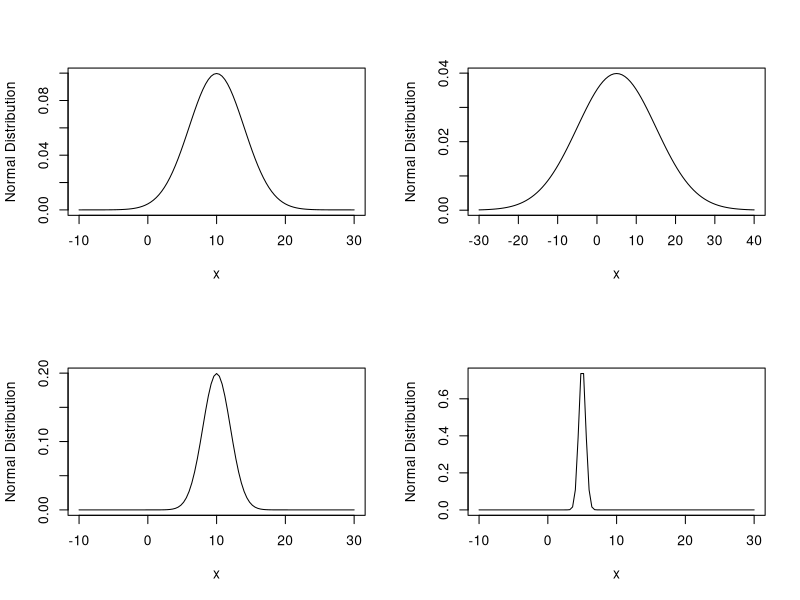
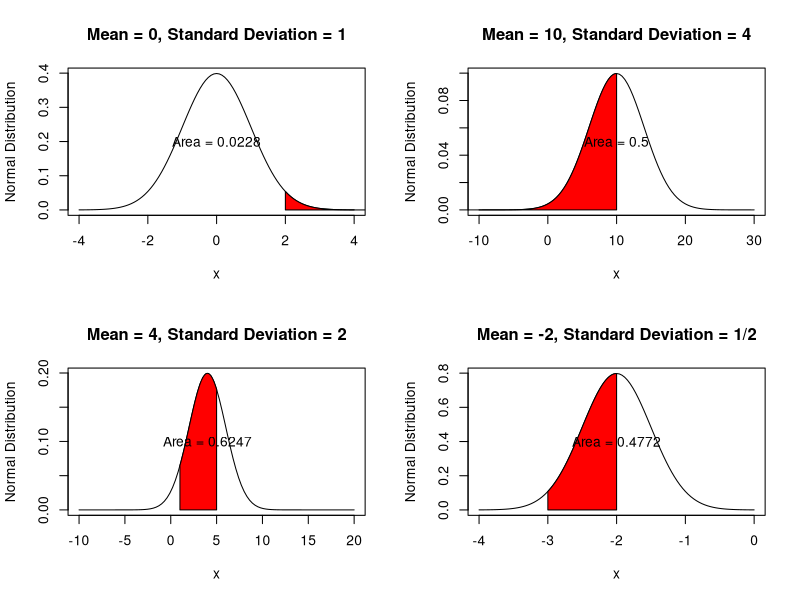
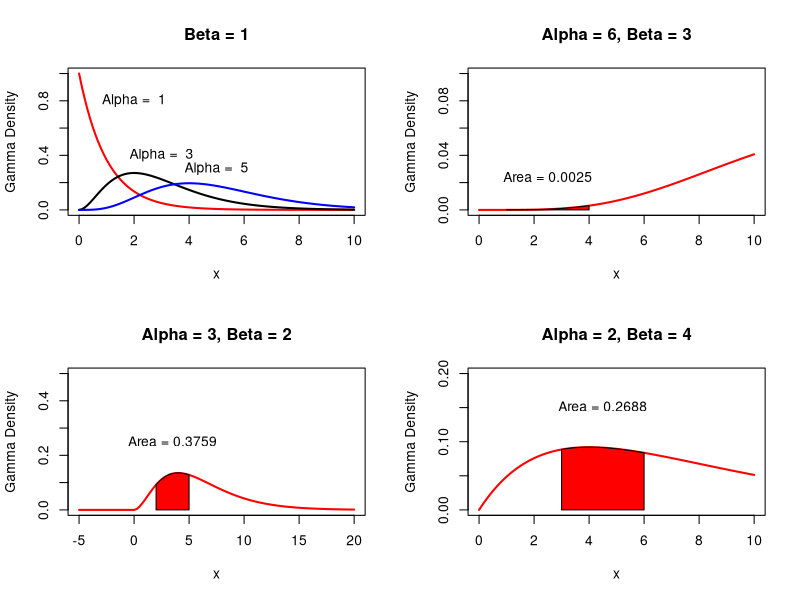
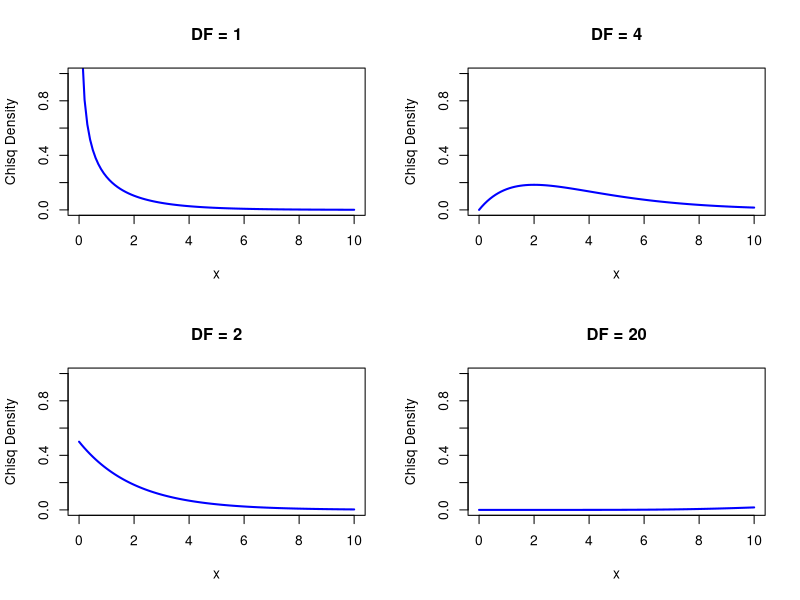
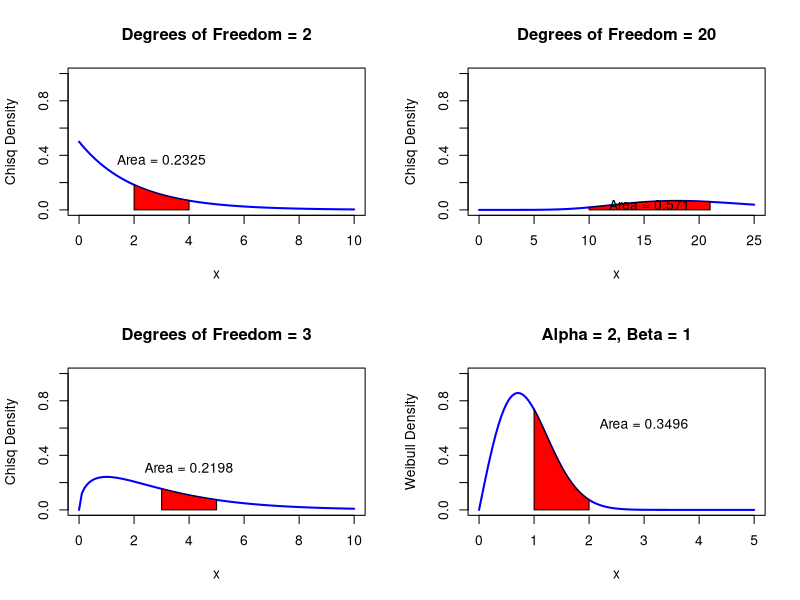
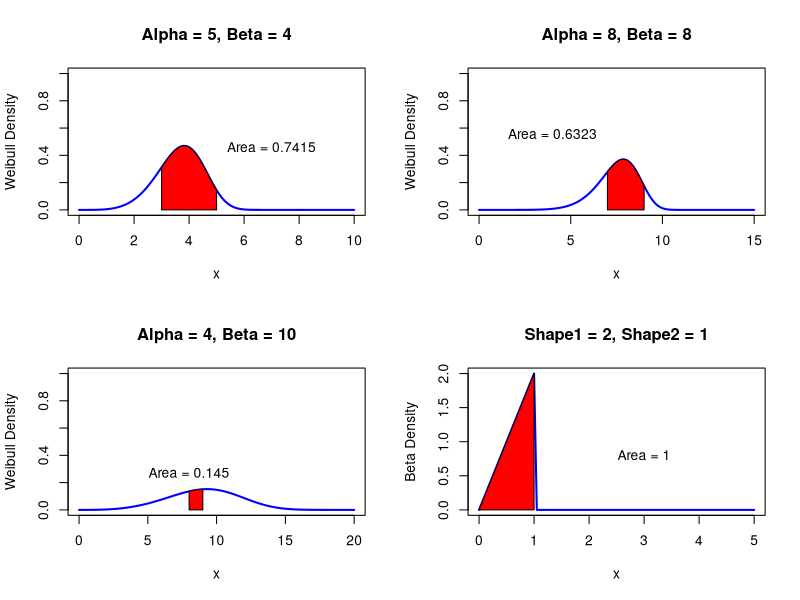
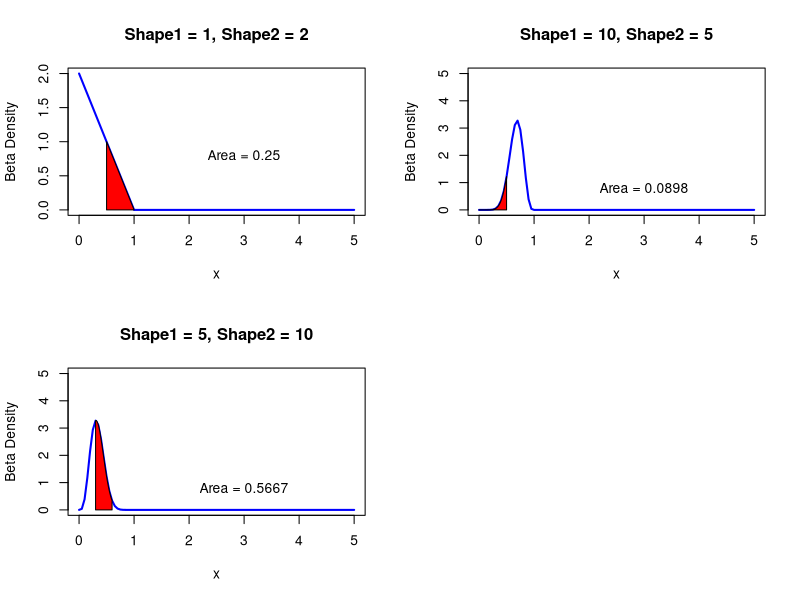
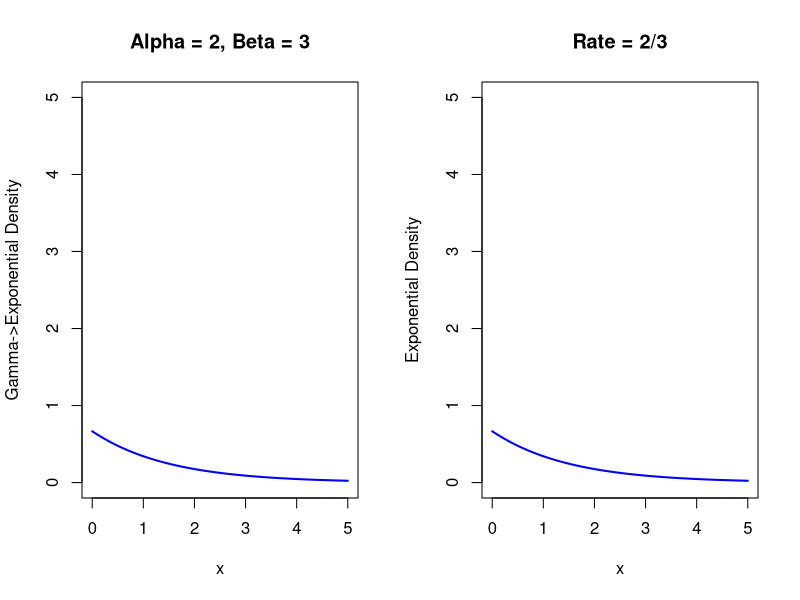

Source code (R) for these figures, in order:
## ---- chunk 1
knitr::opts_chunk$set(echo = TRUE)
## ---- chunk 2
getwd()
## ---- chunk 3
layout(matrix(1:4, nr = 2, nc = 2))

###Normal Density with mu = 10 and sd = 4
curve(dnorm(x, mean = 10, sd =   4),
      xlim = c(-10, 30),
      ylab = "Normal Distribution")

###Normal Density with mu = 10 and sd = 2
curve(dnorm(x, mean = 10, sd =   2),
      xlim = c(-10, 30),
      ylab = "Normal Distribution")

###Normal Density with mu = 5 and sd = 10
curve(dnorm(x, mean =  5, sd =  10),
      xlim = c(-30, 40),
      ylab = "Normal Distribution")

###Normal Density with mu = 5 and sd = .5
curve(dnorm(x, mean =  5, sd = 1 / 2),
      xlim = c(-10, 30),
      ylab = "Normal Distribution")
## ---- chunk 4
curve(
  dnorm(x, mean = 0, sd = 1),
  xlim = c(-4, 4),
  ylab = "Normal Distribution",
  main = "Mean = 0, Standard Deviation = 1"
)
xcurve = seq(2, 30, length = 1000)
ycurve = dnorm(xcurve, mean = 0, sd = 1)
polygon(c(2, xcurve, 30), c(0, ycurve, 0), col = "Red")
prob = pnorm(30, mean = 0, sd = 1) - pnorm(2, mean = 0, sd = 1)
prob = round(prob, 4)
text(x = 0,
     y = 1 / 2 * dnorm(0, 0, 1),
     paste("Area = ", prob, sep = ""))
## ---- chunk 5
curve(
  dnorm(x, mean = 4, sd = 2),
  xlim = c(-10, 20),
  ylab = "Normal Distribution",
  main = "Mean = 4, Standard Deviation = 2"
)
xcurve = seq(1, 5, length = 1000)
ycurve = dnorm(xcurve, mean = 4, sd = 2)
polygon(c(1, xcurve, 5), c(0, ycurve, 0), col = "Red")
prob = pnorm(5, mean = 4, sd = 2) - pnorm(1, mean = 4, sd = 2)
prob = round(prob, 4)
text(x = 4,
     y = 1 / 2 * dnorm(4, 4, 2),
     paste("Area = ", prob, sep = ""))
## ---- chunk 6
curve(
  dnorm(x, mean = 10, sd = 4),
  xlim = c(-10, 30),
  ylab = "Normal Distribution",
  main = "Mean = 10, Standard Deviation = 4"
)
xcurve = seq(-30, 10, length = 1000)
ycurve = dnorm(xcurve, mean = 10, sd = 4)
polygon(c(-30, xcurve, 10), c(0, ycurve, 0), col = "Red")
prob = pnorm(10, mean = 10, sd = 4) - pnorm(-30, mean = 10, sd = 4)
prob = round(prob, 4)
text(x = 10,
     y = 1 / 2 * dnorm(10, 10, 4),
     paste("Area = ", prob, sep = ""))
## ---- chunk 7
curve(
  dnorm(x, mean = -2, sd = 1 / 2),
  xlim = c(-4, 0),
  ylab = "Normal Distribution",
  main = "Mean = -2, Standard Deviation = 1/2"
)
xcurve = seq(-3, -2, length = 1000)
ycurve = dnorm(xcurve, mean = -2, sd = 1 / 2)
polygon(c(-3, xcurve, -2), c(0, ycurve, 0), col = "Red")
prob = pnorm(-2, mean = -2, sd = 1 / 2) - pnorm(-3, mean = -2, sd = 1 / 2)
prob = round(prob, 4)
text(x = -2,
     y = 1 / 2 * dnorm(-2, -2, 1 / 2),
     paste("Area = ", prob, sep = ""))
## ---- chunk 8
curve(
  dgamma(x, shape = 1, scale = 1),
  xlim = c(0, 10),
  ylim = c(0, 1),
  col = "Red",
  lwd = 2,
  ylab = "Gamma Density",
  main = "Beta = 1"
)
text(x = 2, y = 0.8, paste("Alpha = ", 1))

###Plot the gamma with shape = 3 and scale = 1
curve(
  dgamma(x, shape = 3, scale = 1),
  xlim = c(0, 10),
  ylim = c(0, 1),
  add = TRUE,
  lwd = 2
)
text(x = 3, y = 0.4, paste("Alpha = ", 3))

###Plot the gamma with shape = 5 and scale = 1
curve(
  dgamma(x, shape = 5, scale = 1),
  xlim = c(0, 10),
  ylim = c(0, 1),
  add = TRUE,
  col = "Blue",
  lwd = 2
)
text(x = 5, y = 0.3, paste("Alpha = ", 5))
## ---- chunk 9
curve(
  dgamma(x, shape = 3, scale = 2),
  xlim = c(-5, 20),
  ylim = c(0, .5),
  col = "Red",
  lwd = 2,
  ylab = "Gamma Density",
  main = "Alpha = 3, Beta = 2"
)
xcurve = seq(2, 5, length = 1000)
ycurve = dgamma(xcurve, shape = 3, scale = 2)
polygon(c(2, xcurve, 5), c(0, ycurve, 0), col = "Red")
prob = pgamma(5, shape = 3, scale = 2) - pgamma(2, shape = 3, scale = 2)
prob = round(prob, 4)
text(
  x = (2 + 5) / 2,
  y = 2 * dgamma(3, shape = 3, scale = 2),
  paste("Area = ", prob, sep = "")
)
## ---- chunk 10
curve(
  dgamma(x, shape = 6, scale = 3),
  xlim = c(0, 10),
  ylim = c(0, .1),
  col = "Red",
  lwd = 2,
  ylab = "Gamma Density",
  main = "Alpha = 6, Beta = 3"
)
xcurve = seq(1, 4, length = 1000)
ycurve = dgamma(xcurve, shape = 6, scale = 3)
polygon(c(1, xcurve, 4), c(0, ycurve, 0), col = "Red")
prob = pgamma(4, shape = 6, scale = 3) - pgamma(1, shape = 6, scale = 3)
prob = round(prob, 4)
text(
  x = (1 + 4) / 2,
  y = 2 * dgamma(6, shape = 6, scale = 3),
  paste("Area = ", prob, sep = "")
)
## ---- chunk 11
curve(
  dgamma(x, shape = 2, scale = 4),
  xlim = c(0, 10),
  ylim = c(0, .2),
  col = "Red",
  lwd = 2,
  ylab = "Gamma Density",
  main = "Alpha = 2, Beta = 4"
)
xcurve = seq(3, 6, length = 1000)
ycurve = dgamma(xcurve, shape = 2, scale = 4)
polygon(c(3, xcurve, 6), c(0, ycurve, 0), col = "Red")
prob = pgamma(6, shape = 2, scale = 4) - pgamma(3, shape = 2, scale = 4)
prob = round(prob, 4)
text(
  x = (3 + 6) / 2,
  y = 2 * dgamma(2, shape = 2, scale = 4),
  paste("Area = ", prob, sep = "")
)
## ---- chunk 12
layout(matrix(1:4, nr = 2, nc = 2))

###Plot of Chisq Density with Degrees of Freedom = 1
curve(
  dchisq(x, df = 1),
  xlim = c(0, 10),
  ylim = c(0, 1),
  col = "Blue",
  lwd = 2,
  ylab = "Chisq Density",
  main = "DF = 1"
)

###Plot of Chisq Density with Degrees of Freedom = 2
curve(
  dchisq(x, df = 2),
  xlim = c(0, 10),
  ylim = c(0, 1),
  col = "Blue",
  lwd = 2,
  ylab = "Chisq Density",
  main = "DF = 2"
)

###Plot of Chisq Density with Degrees of Freedom = 4
curve(
  dchisq(x, df = 4),
  xlim = c(0, 10),
  ylim = c(0, 1),
  col = "Blue",
  lwd = 2,
  ylab = "Chisq Density",
  main = "DF = 4"
)

###Plot of Chisq Density with Degrees of Freedom = 20
curve(
  dchisq(x, df = 20),
  xlim = c(0, 10),
  ylim = c(0, 1),
  col = "Blue",
  lwd = 2,
  ylab = "Chisq Density",
  main = "DF = 20"
)
## ---- chunk 13
curve(
  dchisq(x, df = 2),
  xlim = c(0, 10),
  ylim = c(0, 1),
  col = "Blue",
  lwd = 2,
  ylab = "Chisq Density",
  main = "Degrees of Freedom = 2"
)
xcurve = seq(2, 4, length = 1000)
ycurve = dchisq(xcurve, df = 2)
polygon(c(2, xcurve, 4), c(0, ycurve, 0), col = "Red")
prob = pchisq(4, df = 2) - pchisq(2, df = 2)
prob = round(prob, 4)
text(x = (2 + 4) / 2,
     y = 2 * dchisq(2, df = 2),
     paste("Area = ", prob, sep = ""))
## ---- chunk 14
curve(
  dchisq(x, df = 3),
  xlim = c(0, 10),
  ylim = c(0, 1),
  col = "Blue",
  lwd = 2,
  ylab = "Chisq Density",
  main = "Degrees of Freedom = 3"
)
xcurve = seq(3, 5, length = 1000)
ycurve = dchisq(xcurve, df = 3)
polygon(c(3, xcurve, 5), c(0, ycurve, 0), col = "Red")
prob = pchisq(5, df = 3) - pchisq(3, df = 3)
prob = round(prob, 4)
text(x = (3 + 5) / 2,
     y = 2 * dchisq(3, df = 3),
     paste("Area = ", prob, sep = ""))
## ---- chunk 15
curve(
  dchisq(x, df = 20),
  xlim = c(0, 25),
  ylim = c(0, 1),
  col = "Blue",
  lwd = 2,
  ylab = "Chisq Density",
  main = "Degrees of Freedom = 20"
)
xcurve = seq(10, 21, length = 1000)
ycurve = dchisq(xcurve, df = 20)
polygon(c(10, xcurve, 21), c(0, ycurve, 0), col = "Red")
prob = pchisq(21, df = 20) - pchisq(10, df = 20)
prob = round(prob, 4)
text(x = (10 + 21) / 2,
     y = 2 * dchisq(10, df = 20),
     paste("Area = ", prob, sep = ""))
## ---- chunk 16
curve(
  dweibull(x, shape = 2, scale = 1),
  xlim = c(0, 5),
  ylim = c(0, 1),
  col = "Blue",
  lwd = 2,
  ylab = "Weibull Density",
  main = "Alpha = 2, Beta = 1"
)
xcurve = seq(1, 2, length = 1000)
ycurve = dweibull(xcurve, shape = 2, scale = 1)
polygon(c(1, xcurve, 2), c(0, ycurve, 0), col = "Red")
prob = pweibull(2, shape = 2, scale = 1) - pweibull(1, shape = 2, scale = 1)
prob = round(prob, 4)
text(
  x = 3,
  y = 2 * dweibull(1.5, shape = 2, scale = 1),
  paste("Area = ", prob, sep = "")
)
## ---- chunk 17
curve(
  dweibull(x, shape = 5, scale = 4),
  xlim = c(0, 10),
  ylim = c(0, 1),
  col = "Blue",
  lwd = 2,
  ylab = "Weibull Density",
  main = "Alpha = 5, Beta = 4"
)
xcurve = seq(3, 5, length = 1000)
ycurve = dweibull(xcurve, shape = 5, scale = 4)
polygon(c(3, xcurve, 5), c(0, ycurve, 0), col = "Red")
prob = pweibull(5, shape = 5, scale = 4) - pweibull(3, shape = 5, scale = 4)
prob = round(prob, 4)
text(
  x = 7,
  y = 1 * dweibull(4, shape = 5, scale = 4),
  paste("Area = ", prob, sep = "")
)
## ---- chunk 18
curve(
  dweibull(x, shape = 4, scale = 10),
  xlim = c(0, 20),
  ylim = c(0, 1),
  col = "Blue",
  lwd = 2,
  ylab = "Weibull Density",
  main = "Alpha = 4, Beta = 10"
)
xcurve = seq(8, 9, length = 1000)
ycurve = dweibull(xcurve, shape = 4, scale = 10)
polygon(c(8, xcurve, 9), c(0, ycurve, 0), col = "Red")
prob = pweibull(9, shape = 4, scale = 10) - pweibull(8, shape = 4, scale = 10)
prob = round(prob, 4)
text(
  x = 8,
  y = 2 * dweibull(8, shape = 4, scale = 10),
  paste("Area = ", prob, sep = "")
)
## ---- chunk 19
curve(
  dweibull(x, shape = 8, scale = 8),
  xlim = c(0, 15),
  ylim = c(0, 1),
  col = "Blue",
  lwd = 2,
  ylab = "Weibull Density",
  main = "Alpha = 8, Beta = 8"
)
xcurve = seq(7, 9, length = 1000)
ycurve = dweibull(xcurve, shape = 8, scale = 8)
polygon(c(7, xcurve, 9), c(0, ycurve, 0), col = "Red")
prob = pweibull(9, shape = 8, scale = 8) - pweibull(7, shape = 8, scale = 8)
prob = round(prob, 4)
text(
  x = 4,
  y = 2 * dweibull(7, shape = 8, scale = 8),
  paste("Area = ", prob, sep = "")
)
## ---- chunk 20
curve(
  dbeta(x, shape1 = 2, shape2 = 1),
  xlim = c(0, 5),
  ylim = c(0, 2),
  col = "Blue",
  lwd = 2,
  ylab = "Beta Density",
  main = "Shape1 = 2, Shape2 = 1"
)
xcurve = seq(0, 1, length = 1000)
ycurve = dbeta(xcurve, shape1 = 2, shape2 = 1)
polygon(c(0, xcurve, 1), c(0, ycurve, 0), col = "Red")
prob = pbeta(1, shape1 = 2, shape2 = 1) - pbeta(0, shape1 = 2, shape2 = 1)
prob = round(prob, 4)
text(x = 3,
     y = 0.8,
     paste("Area = ", prob, sep = ""))
## ---- chunk 21
curve(
  dbeta(x, shape1 = 1, shape2 = 2),
  xlim = c(0, 5),
  ylim = c(0, 2),
  col = "Blue",
  lwd = 2,
  ylab = "Beta Density",
  main = "Shape1 = 1, Shape2 = 2"
)
xcurve = seq(.5, 1, length = 1000)
ycurve = dbeta(xcurve, shape1 = 1, shape2 = 2)
polygon(c(.5, xcurve, 1), c(0, ycurve, 0), col = "Red")
prob = pbeta(1, shape1 = 1, shape2 = 2) - pbeta(.5, shape1 = 1, shape2 = 2)
prob = round(prob, 4)
text(x = 3,
     y = 0.8,
     paste("Area = ", prob, sep = ""))
## ---- chunk 22
curve(
  dbeta(x, shape1 = 5, shape2 = 10),
  xlim = c(0, 5),
  ylim = c(0, 5),
  col = "Blue",
  lwd = 2,
  ylab = "Beta Density",
  main = "Shape1 = 5, Shape2 = 10"
)
xcurve = seq(.3, .6, length = 1000)
ycurve = dbeta(xcurve, shape1 = 5, shape2 = 10)
polygon(c(.3, xcurve, .6), c(0, ycurve, 0), col = "Red")
prob = pbeta(.6, shape1 = 5, shape2 = 10) - pbeta(.3, shape1 = 5, shape2 = 10)
prob = round(prob, 4)
text(x = 3,
     y = 0.8,
     paste("Area = ", prob, sep = ""))
## ---- chunk 23
curve(
  dbeta(x, shape1 = 10, shape2 = 5),
  xlim = c(0, 5),
  ylim = c(0, 5),
  col = "Blue",
  lwd = 2,
  ylab = "Beta Density",
  main = "Shape1 = 10, Shape2 = 5"
)
xcurve = seq(0, .5, length = 1000)
ycurve = dbeta(xcurve, shape1 = 10, shape2 = 5)
polygon(c(0, xcurve, .5), c(0, ycurve, 0), col = "Red")
prob = pbeta(.5, shape1 = 10, shape2 = 5) - pbeta(0, shape1 = 10, shape2 = 5)
prob = round(prob, 4)
text(x = 3,
     y = 0.8,
     paste("Area = ", prob, sep = ""))
## ---- chunk 24
myexp = function(x, a, b) {
  (a / b) * '^'(2.71828183,-(a * x / b))
}

##Show Both plots side by side to compare all x values
layout(matrix(1:2, nr = 1, nc = 2))

###Gamma->Exponential with 2:3
curve(
  myexp(x, 2, 3),
  xlim = c(0, 5),
  ylim = c(0, 5),
  col = "Blue",
  lwd = 2,
  ylab = "Gamma->Exponential Density",
  main = "Alpha = 2, Beta = 3"
)

###Exponential with rate 2/3
curve(
  dexp(x, rate = 2 / 3),
  xlim = c(0, 5),
  ylim = c(0, 5),
  col = "Blue",
  lwd = 2,
  ylab = "Exponential Density",
  main = "Rate = 2/3"
)
